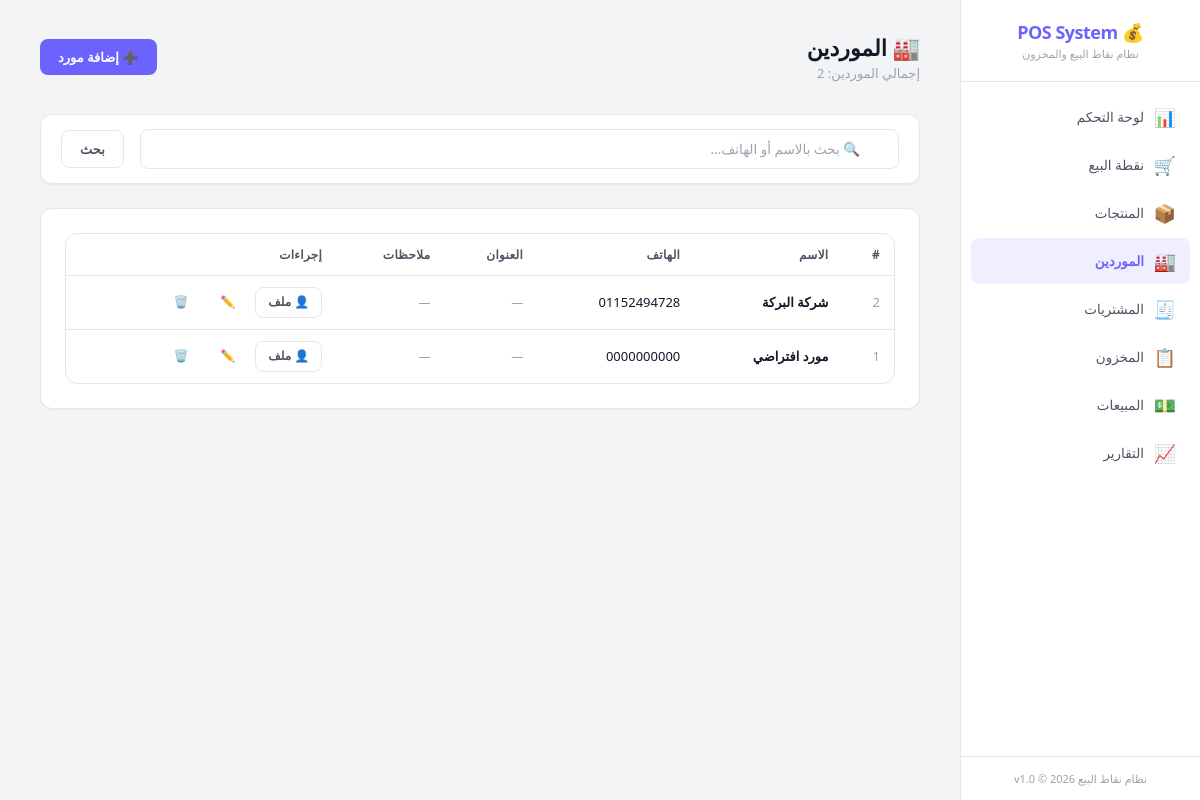
Page /?page=suppliers on the committed database.
### tables this page shows
CREATE TABLE suppliers (
    id INTEGER PRIMARY KEY AUTOINCREMENT,
    name TEXT NOT NULL,
    phone TEXT DEFAULT NULL,
    address TEXT DEFAULT NULL,
    notes TEXT DEFAULT NULL,
    is_active INTEGER NOT NULL DEFAULT 1,
    created_at TEXT NOT NULL DEFAULT (datetime('now', 'localtime')),
    updated_at TEXT NOT NULL DEFAULT (datetime('now', 'localtime'))
);

### www/app/controllers/SupplierController.php (called while the page is built, shortened)
<?php
class SupplierController {
    private $supplierService;
    public function __construct() {
        $this->supplierService = new SupplierService();
    }
    public function index() {
        $search = $_GET['search'] ?? '';
        $suppliers = $this->supplierService->getAll($search);
        include APP_PATH . '/views/layout/header.php';
        include APP_PATH . '/views/suppliers/index.php';
        include APP_PATH . '/views/layout/footer.php';
    }
}

### www/app/config/database.php (called while the page is built, shortened)
<?php
class Database {
    private static $instance = null;
    private $pdo;
    private function __construct() {
        $this->dbPath = __DIR__ . '/../../data/pos_system.db';
        try {
            $this->pdo = new PDO('sqlite:' . $this->dbPath);
            $this->pdo->setAttribute(PDO::ATTR_ERRMODE, PDO::ERRMODE_EXCEPTION);
            $this->pdo->setAttribute(PDO::ATTR_DEFAULT_FETCH_MODE, PDO::FETCH_ASSOC);
            $this->pdo->exec('PRAGMA journal_mode = WAL');
            $this->pdo->exec('PRAGMA foreign_keys = ON');
            $this->pdo->exec('PRAGMA busy_timeout = 5000');
            $this->pdo->exec('PRAGMA synchronous = NORMAL');
            $this->pdo->exec('PRAGMA cache_size = -8000');
            $this->pdo->exec('PRAGMA temp_store = MEMORY');
        } catch (PDOException $e) {
            die('Database connection failed: ' . $e->getMessage());
        }
    }
    public static function getInstance() {
        if (self::$instance === null) {
            self::$instance = new self();
        }
        return self::$instance;
    }
    public function getConnection() {
        return $this->pdo;
    }
    public function migrate() {
        $migrationsDir = __DIR__ . '/../database/migrations/';
        $migrationFiles = glob($migrationsDir . '*.sql');
        sort($migrationFiles);
        foreach ($migrationFiles as $file) {
            $sql = file_get_contents($file);
            try {
                $this->pdo->exec($sql);
            } catch (PDOException $e) {
                if (strpos($e->getMessage(), 'already exists') === false &&
                    strpos($e->getMessage(), 'UNIQUE constraint') === false) {
                    error_log('Migration error in ' . basename($file) . ': ' . $e->getMessage());
                }
            }
        }
    }
}

### www/app/services/SupplierService.php (called while the page is built, shortened)
<?php
class SupplierService {
    private $supplierRepo;
    public function __construct() {
        $this->supplierRepo = new SupplierRepository();
    }
    public function getAll($search = '') {
        return $this->supplierRepo->getAll($search);
    }
}

### www/app/repositories/SupplierRepository.php (called while the page is built, shortened)
<?php
class SupplierRepository {
    private $db;
    public function __construct() {
        $this->db = Database::getInstance()->getConnection();
    }
    public function getAll($search = '') {
        $sql = "SELECT * FROM suppliers WHERE is_active = 1";
        $params = [];
        $sql .= " ORDER BY name ASC";
        $stmt = $this->db->prepare($sql);
        $stmt->execute($params);
        return $stmt->fetchAll();
    }
}

### www/app/views/suppliers/index.php (the view, shortened to what this page needs)
<div class="page-header">
    <div>
        <h1>🏭 الموردين</h1>
        <p class="subtitle">إجمالي الموردين: <?= count($suppliers) ?></p>
    </div>
    <a href="?page=suppliers&action=create" class="btn btn-primary">➕ إضافة مورد</a>
</div>
<div class="card" style="padding:14px 20px;">
    <form class="d-flex align-center gap-2" method="GET">
        <div class="search-box" style="flex:1;">
            <input type="text" name="search" class="form-control" placeholder="🔍 بحث بالاسم أو الهاتف..." value="<?= htmlspecialchars($_GET['search'] ?? '') ?>">
        </div>
        <button type="submit" class="btn btn-outline">بحث</button>
    </form>
</div>
<div class="card">
    <?php if (!empty($suppliers)): ?>
    <div class="table-wrapper">
        <table>
            <thead>
                <tr>
                    <th>#</th>
                    <th>الاسم</th>
                    <th>الهاتف</th>
                    <th>العنوان</th>
                    <th>ملاحظات</th>
                    <th>إجراءات</th>
                </tr>
            </thead>
            <tbody>
                <?php foreach ($suppliers as $s): ?>
                <tr>
                    <td class="text-muted"><?= $s['id'] ?></td>
                    <td class="fw-bold"><?= htmlspecialchars($s['name']) ?></td>
                    <td><?= $s['phone'] ?: '—' ?></td>
                    <td class="text-muted fs-sm"><?= $s['address'] ? htmlspecialchars($s['address']) : '—' ?></td>
                    <td class="text-muted fs-sm"><?= $s['notes'] ? htmlspecialchars($s['notes']) : '—' ?></td>
                    <td>
                        <div class="btn-group">
                            <a href="?page=suppliers&action=profile&id=<?= $s['id'] ?>" class="btn btn-sm btn-outline">👤 ملف</a>
                            <a href="?page=suppliers&action=edit&id=<?= $s['id'] ?>" class="btn btn-sm btn-ghost">✏️</a>
                            <button class="btn btn-sm btn-ghost text-danger" onclick="deleteItem('?page=suppliers&action=delete&id=<?= $s['id'] ?>', 'حذف <?= htmlspecialchars($s['name']) ?>؟')">🗑️</button>
                        </div>
                    </td>
                </tr>
                <?php endforeach; ?>
            </tbody>
        </table>
    </div>
    <?php endif; ?>
</div>

### www/public/css/main.css (style rules this page uses)
:root { --bg-primary: #f3f4f6; --bg-secondary: #ffffff; --bg-card: #ffffff; --bg-card-hover: #f9fafb; --bg-input: #ffffff; --border-color: #e5e7eb; --border-focus: #6c63ff; --text-primary: #111827; --text-secondary: #4b5563; --text-muted: #9ca3af; --accent: #6c63ff; --accent-hover: #5a52e0; --accent-light: rgba(108, 99, 255, 0.1); --success: #16a34a; --success-bg: #dcfce7; --warning: #d97706; --warning-bg: #fef3c7; --danger: #dc2626; --danger-bg: #fee2e2; --info: #2563eb; --info-bg: #dbeafe; --shadow: 0 4px 6px -1px rgba(0, 0, 0, 0.1), 0 2px 4px -1px rgba(0, 0, 0, 0.06); --shadow-sm: 0 1px 2px 0 rgba(0, 0, 0, 0.05); --radius: 12px; --radius-sm: 8px; --radius-lg: 16px; --sidebar-width: 240px; --transition: all 0.2s ease; --font: 'Segoe UI', 'Cairo', Tahoma, sans-serif; }
*, *::before, *::after { box-sizing: border-box; margin: 0; padding: 0; }
html, body { height: 100%; font-family: var(--font); font-size: 14px; background: var(--bg-primary); color: var(--text-primary); direction: rtl; overflow: hidden; }
a { color: var(--accent); text-decoration: none; }
.page-header { display: flex; align-items: center; justify-content: space-between; margin-bottom: 32px; flex-wrap: wrap; gap: 16px; }
.page-header h1 { font-size: 22px; font-weight: 700; color: var(--text-primary); }
.page-header .subtitle { font-size: 13px; color: var(--text-muted); margin-top: 2px; }
.card { background: var(--bg-card); border: 1px solid var(--border-color); border-radius: var(--radius); padding: 24px; margin-bottom: 24px; box-shadow: var(--shadow-sm); }
.btn { display: inline-flex; align-items: center; justify-content: center; gap: 6px; padding: 9px 18px; border: none; border-radius: var(--radius-sm); font-size: 13px; font-weight: 600; font-family: var(--font); cursor: pointer; transition: var(--transition); white-space: nowrap; line-height: 1.4; }
.btn-primary { background: var(--accent); color: #fff; }
.btn-outline { background: transparent; border: 1px solid var(--border-color); color: var(--text-secondary); }
.btn-ghost { background: transparent; color: var(--text-secondary); padding: 6px 10px; }
.btn-sm { padding: 6px 12px; font-size: 12px; }
.btn-group { display: flex; gap: 8px; flex-wrap: wrap; }
.form-control { width: 100%; padding: 10px 14px; background: var(--bg-input); border: 1px solid var(--border-color); border-radius: var(--radius-sm); color: var(--text-primary); font-size: 13.5px; font-family: var(--font); transition: var(--transition); outline: none; }
.form-control::placeholder { color: var(--text-muted); }
.table-wrapper { overflow-x: auto; border-radius: var(--radius); border: 1px solid var(--border-color); }
table { width: 100%; border-collapse: collapse; font-size: 13px; }
thead { background: var(--bg-secondary); }
th { padding: 12px 14px; text-align: right; font-weight: 600; color: var(--text-secondary); font-size: 12px; text-transform: uppercase; letter-spacing: 0.3px; border-bottom: 1px solid var(--border-color); white-space: nowrap; }
td { padding: 11px 14px; border-bottom: 1px solid var(--border-color); color: var(--text-primary); }
tbody tr:last-child td { border-bottom: none; }
.search-box { position: relative; }
.search-box input { padding-right: 38px; }
.text-danger { color: var(--danger); }
.text-muted { color: var(--text-muted); }
.fw-bold { font-weight: 700; }
.fs-sm { font-size: 12px; }
.d-flex { display: flex; }
.align-center { align-items: center; }
.gap-2 { gap: 16px; }

### rows in the picture
suppliers: id "2", name "شركة البركة", phone "01152494728"
suppliers: id "1", name "مورد افتراضي", phone "0000000000"

### other values in the picture
count($suppliers) "2"
